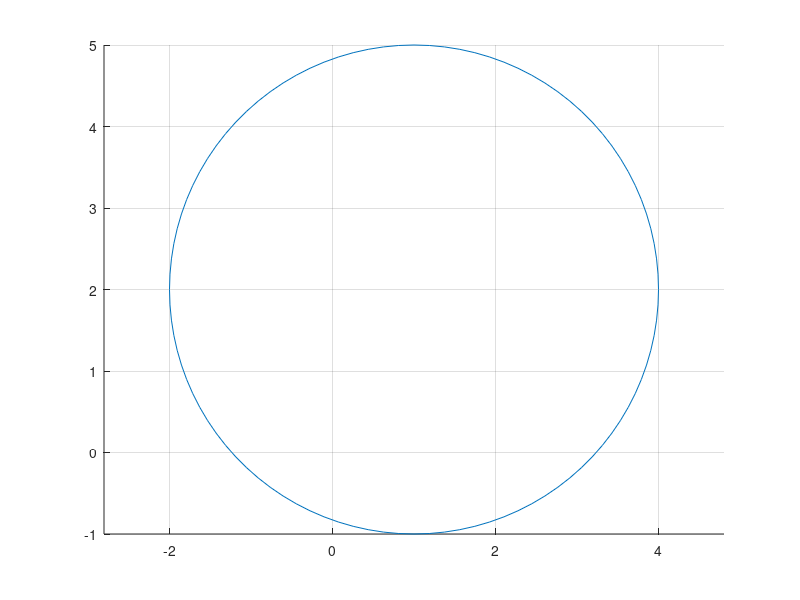

This chart was generated by the following MATLAB code:
%Document name : 1,2.m
%documentationMattersSoDoesNaming
function h = circle()
hold on
th = 0:pi/50:2*pi;
xunit = 3 * cos(th) + 1;
yunit = 3 * sin(th) + 2;
h = plot(xunit, yunit), grid on, axis equal
hold off

%CTAPCCECNNPHTICNCTBNCCRDCCBR_ _ _RBCDSAI
